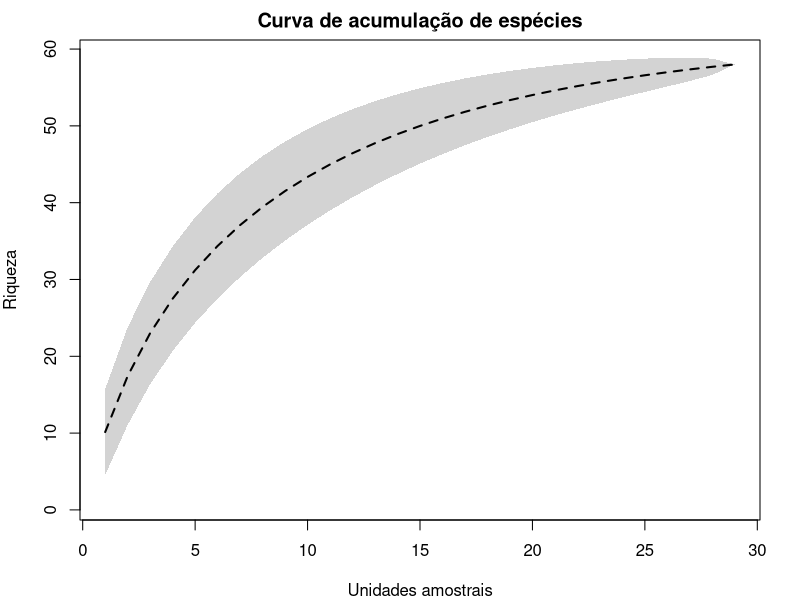
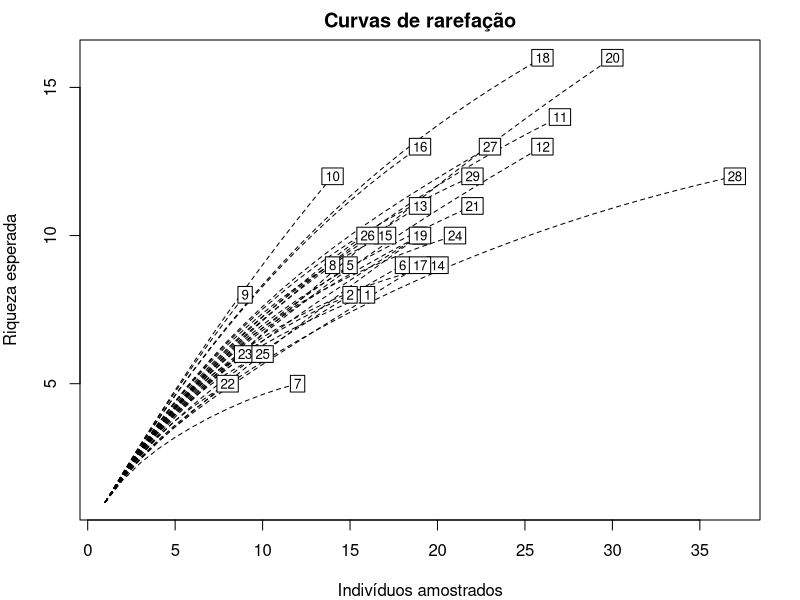

These figures' R source, in order:
## ---- chunk 1
# Importar dados
dados <- readxl::read_excel("dados_fitossociologia.xlsx")
# Visualizar dados
dados
# Carrega pacote necessário para as análises
library(vegan)
# Gera matriz de frequência das espécies
matriz_freq <- xtabs(~Parcela+Espécie, dados)
# Visualizar as 6 primeiras linhas (parcelas) da matriz de frequência gerada
head(matriz_freq)
# Curva acumulação de espécies
par(mfrow=c(1,1),mar=c(4,4,2,2))
curva_acum <- specaccum(matriz_freq)
plot(curva_acum, 
     ci.type="polygon",
     ci.col="lightgray",
     ci.lty = 0,
     lwd=2,
     lty=2,
     xlab="Unidades amostrais",
     ylab="Riqueza",
     main="Curva de acumulação de espécies")
## ---- chunk 2
# Curva de rarefação
rarecurve(matriz_freq,
          xlab = "Indivíduos amostrados",
          ylab="Riqueza esperada",
          main="Curvas de rarefação",
          lty = 2)
